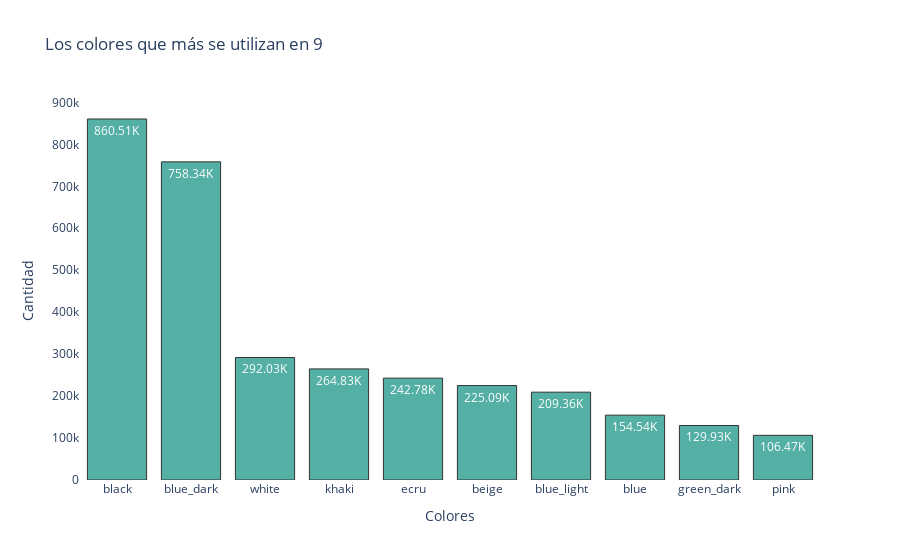

Notebook code cell kept with this figure:
### Code cell
colores = paleta[1]
orden=orden[0:10]
fig = go.Figure(data=[go.Bar(x=orden, y=orden1,text=orden,textposition='auto',texttemplate = [human_format(a) for a in orden1], orientation='v')])
fig.update_traces(marker_color=colores,marker_line_width=1, opacity=0.8, marker_line_color = 'black')

fig.update_layout(
    title='Los colores que más se utilizan en 9',
    xaxis_title = 'Colores',
    yaxis_title = 'Cantidad',
    paper_bgcolor='white',
    plot_bgcolor='white')

### Figure 1 — Plotly figure (JSON) as saved in the notebook; plotly's stock layout.template omitted (floating-point values rounded to 4 significant figures)
{"data": [{"marker": {"color": "#2A9D8F", "line": {"color": "black", "width": 1}}, "opacity": 0.8, "orientation": "v", "text": ["black", "blue_dark", "white", "khaki", "ecru", "beige", "blue_light", "blue", "green_dark", "pink"], "textposition": "auto", "texttemplate": ["860.51K", "758.34K", "292.03K", "264.83K", "242.78K", "225.09K", "209.36K", "154.54K", "129.93K", "106.47K", "86.20K", "74.47K", "74.21K", "73.38K", "71.73K", "65.63K", "64.26K", "61.22K", "55.36K", "53.10K", "49.40K", "49.40K", "45.67K", "42.81K", "42.70K", "41.94K", "41.45K", "33.67K", "29.61K", "23.04K", "22.24K", "20.26K", "20.07K", "19.35K", "17.07K", "16.73K", "14.60K", "13.99K", "13.70K", "13.01K", "11.88K", "11.12K", "9.76K", "8.93K", "7.77K", "6.91K", "6.15K", "5.21K", "4.50K", "3.86K", "3.58K", "3.28K", "3.12K"], "type": "bar", "x": ["black", "blue_dark", "white", "khaki", "ecru", "beige", "blue_light", "blue", "green_dark", "pink"], "y": [860511, 758336, 292034, 264830, 242777, 225094, 209364, 154540, 129931, 106467, 86202, 74473, 74211, 73375, 71731, 65629, 64259, 61220, 55359, 53096, 49397, 49396, 45675, 42808, 42700, 41943, 41451, 33673, 29614, 23044, 22242, 20262, 20070, 19351, 17068, 16735, 14598, 13988, 13696, 13013, 11881, 11115, 9760, 8929, 7774, 6905, 6154, 5207, 4495, 3861, 3582, 3280, 3118]}], "layout": {"paper_bgcolor": "white", "plot_bgcolor": "white", "title": {"text": "Los colores que más se utilizan en 9"}, "xaxis": {"title": {"text": "Colores"}}, "yaxis": {"title": {"text": "Cantidad"}}}}
